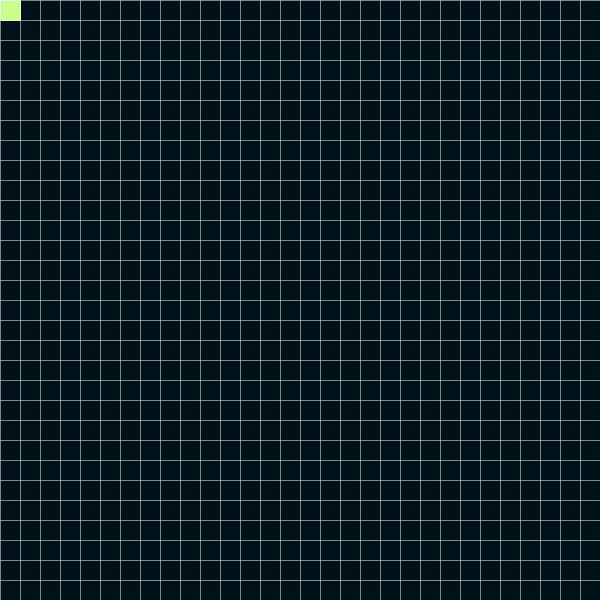
Frame 1 (no input)
Frame 60 (the mouse pressed at the canvas centre just before this capture): identical to frame 1, image omitted
Frame 120 (the mouse held since frame 60 and released just before this capture): identical to frame 1, image omitted

The Processing sketch that drew this single still picture (run headless with seeded random() and noise(); from frame 60 on, the mouse is pressed at the canvas centre):

// Processing sketch: AStarPathfinding
// ── AStarPathfinding.pde
/*
    Evan Williams - TUD Game Design Year 3 03/10/2021
    
    An example of A* pathfinding done inside of processing
*/

//States of the app
enum States{
   Planning,
   Running,
   End
}
States currentState;

enum PlanningStates{
   StartCell,
   DestCell,
   BlockedCell,
   Nothing
}
PlanningStates currentPlanningState;

Cell mouseCell = new Cell(0, 0);


boolean trackMouse = false;

//Grid variables
int cellWidth = 20;
int cellHeight = 20;

//Lists to store cell data
ArrayList<Cell> openList = new ArrayList<Cell>();
ArrayList<Cell> closedList = new ArrayList<Cell>();
ArrayList<Cell> finalPath = new ArrayList<Cell>();
ArrayList<Cell> blockedCells = new ArrayList<Cell>();

//Start and destination cells
Cell startCell = new Cell(0, 0);
Cell destCell = new Cell(0,0);

//If we have found the end of the game
boolean endFound = false;

//Used in the AStar method to track the current cell we are evaluating
Cell current;

//Colors for the cells
color backgroundColor = color(0, 18, 25); //Blackish
color startCellColor = color(255, 137, 202); //Pink
color destCellColor = color(202, 255, 137); //Green
color blockedCellColor = color(10, 147, 150); //Teal
color finalPathColor = color(155, 34, 38); //Red
color openListColor = color(155, 255, 10); //Lime
color closedListColor = color(233, 216, 166); //Cream

void setup(){
  size(600, 600);
    
  //Add our start cell as the base cell in the openList
  openList.add(startCell);
  
  currentState = States.Planning;
  currentPlanningState = PlanningStates.StartCell;
}

void draw(){
  clear(); //Clear the screen every frame
  background(backgroundColor); //Set background colour
  
  DrawGrid(); 
  DrawCells();
  
  
  if(currentState == States.Planning){
    mouseCell = MouseCell();
    
     if(currentPlanningState == PlanningStates.BlockedCell && trackMouse){
       boolean addCell = true;
        for(int i = 0; i < blockedCells.size(); i++){
           Cell blocked = blockedCells.get(i);
           if(blocked.row == mouseCell.row && blocked.col == mouseCell.col){
             addCell = false;
           }
        }
        if(addCell){
           blockedCells.add(new Cell(mouseCell.col, mouseCell.row)); 
        }
     }
    
  }else if(currentState == States.Running){
     AStar();
     
    fill(255);
    rect(current.col * cellWidth, current.row * cellHeight, cellWidth, cellHeight);
  }else{
    for(int i = 0; i < finalPath.size(); i++){
    Cell temp = finalPath.get(i);
    fill(finalPathColor);
    rect(temp.col * cellWidth, temp.row * cellHeight, cellWidth, cellHeight);
    }
  }
  
}

void keyReleased(){
  if(keyCode == ENTER){
    if(currentState == States.Planning){
      if(currentPlanningState == PlanningStates.StartCell){
        currentPlanningState = PlanningStates.DestCell;
      }else if(currentPlanningState == PlanningStates.DestCell){
        currentPlanningState = PlanningStates.BlockedCell;
      }else if(currentPlanningState == PlanningStates.BlockedCell){
        currentPlanningState = PlanningStates.StartCell;
        currentState = States.Running;
      }  
  }
  }
}

void mouseReleased(){
  if(currentState == States.Planning){
    if(currentPlanningState == PlanningStates.StartCell){
      startCell.col = mouseCell.col;
      startCell.row = mouseCell.row;
    }else if(currentPlanningState == PlanningStates.DestCell){
      destCell.col = mouseCell.col;
      destCell.row = mouseCell.row;
    }else if(currentPlanningState == PlanningStates.BlockedCell){
      trackMouse = false;
    }
  }
}

void mousePressed(){
  print("MOUSE");
   if(currentState == States.Planning){
      if(currentPlanningState == PlanningStates.BlockedCell){
        trackMouse = true;
        
      }
   }
}

void AStar(){
  current = openList.get(0);
  //Set current to be the cell with the lowest F value
    for(int i = 0; i < openList.size(); i++){
        if(openList.get(i).f < current.f){
           current = openList.get(i); 
        }
    }
    
    openList.remove(current);
    closedList.add(current);
    
    //Check if we have reached our destination
    if(IsDestination(current.col, current.row)){
        endFound = true;
        destCell.parentCell = current;
        print("\n END FOUND!");
        RetracePath();
        currentState = States.End;
    }
    
    //Process our neighboring cells
    ArrayList<Cell> neighbours = NeighbouringCells(current);
    for(int i = 0; i < neighbours.size(); i++){
      if(!ValidCell(neighbours.get(i)) || closedList.contains(neighbours.get(i)) || BlockedCell(neighbours.get(i))){
          //print("\n Invalid cell: " + neighbours.get(i).col + " " + neighbours.get(i).row);
          continue;
      }
      
      int newCost = abs(current.g + GetDistance(current, neighbours.get(i)));
      if(newCost < neighbours.get(i).g || !openList.contains(neighbours.get(i))){
        neighbours.get(i).g = newCost;
        neighbours.get(i).h = GetDistance(neighbours.get(i), destCell);
        neighbours.get(i).parentCell = current;
        neighbours.get(i).f = neighbours.get(i).g + neighbours.get(i).h;
        
        if(!openList.contains(neighbours.get(i))){
            openList.add(neighbours.get(i));
        }
      }
    }
    
}

Cell MouseCell(){
    int mouseCol = mouseX/cellWidth;
    int mouseRow = mouseY/cellHeight;
        
    return new Cell(mouseCol, mouseRow);
}

ArrayList<Cell> NeighbouringCells (Cell currentCell){
  ArrayList<Cell> toReturn = new ArrayList<Cell>();
  Cell neighbour0 = new Cell(currentCell.col - 1, currentCell.row - 1);
  toReturn.add(neighbour0);
  
  Cell neighbour1 = new Cell(currentCell.col, currentCell.row - 1);
  toReturn.add(neighbour1);
  
  Cell neighbour2 = new Cell(currentCell.col + 1, currentCell.row - 1);
  toReturn.add(neighbour2);
  
  Cell neighbour3 = new Cell(currentCell.col + 1, currentCell.row);
  toReturn.add(neighbour3);
  
  Cell neighbour4 = new Cell(currentCell.col + 1, currentCell.row + 1);
  toReturn.add(neighbour4);
  
  Cell neighbour5 = new Cell(currentCell.col, currentCell.row + 1);
  toReturn.add(neighbour5);
  
  Cell neighbour6 = new Cell(currentCell.col - 1, currentCell.row + 1);
  toReturn.add(neighbour6);
  
  Cell neighbour7 = new Cell(currentCell.col - 1, currentCell.row);
  toReturn.add(neighbour7);
  
  for(int i = 0; i < toReturn.size(); i++){
      toReturn.get(i).parentCell = currentCell;
  }
  
  return toReturn;
}

boolean IsDestination(int col, int row){
   if(col == destCell.col && row == destCell.row){
      return true; 
   }else{
     return false;
   }
}

int GetDistance(Cell cellA, Cell cellB){
  int xDist = cellB.col - cellA.col;
  int yDist = cellB.row - cellA.row;
  return abs(xDist + yDist);
}

boolean BlockedCell(Cell toCheck){
  boolean trueStatement = false;
   for(int i = 0; i < blockedCells.size(); i++){
       if(toCheck.row == blockedCells.get(i).row && toCheck.col == blockedCells.get(i).col){
           trueStatement = true;
       }
   }
   return trueStatement;
}

boolean ValidCell(Cell toCheck){
  if(((toCheck.col >= 0 && toCheck.col < width/cellWidth) && (toCheck.row >= 0 && toCheck.row < height/cellHeight)) || !toCheck.invalid){
    return true;
  }else{
     return false; 
  }
}

int CalculateG(Cell currentCell){
  int gCost = 0;
  while(currentCell.parentCell != null){
    gCost ++;
    currentCell = currentCell.parentCell;
  }
  print("G: " + gCost);
  return gCost;
}


int CalculateH(Cell currentCell){
  int hCost = 0;
  hCost = GetDistance(currentCell, destCell);
  return hCost;
}

void RetracePath(){
    Cell current = destCell;
    
    while(current != startCell){
      print(current.col + " " + current.row);
       finalPath.add(current);
       current = current.parentCell;
    }
   
}

void DrawGrid(){
  float rowCount = height/cellHeight;
  for(int i = 0; i < rowCount; i++){
      strokeWeight(0.5);
      stroke(255);
      line(0, i * cellHeight, width, i * cellHeight);
  }
  
  float columnCount = width/cellWidth;
  for(int i = 0; i < columnCount; i++){
      strokeWeight(0.5);
      stroke(255);
      line(i * cellWidth, 0, i * cellWidth, height);
  }
}

void DrawCells(){  
  for(int i = 0; i < openList.size(); i++){
    Cell temp = openList.get(i);
    fill(openListColor);
    rect(temp.col * cellWidth, temp.row * cellHeight, cellWidth, cellHeight);
  }
  
   for(int i = 0; i < closedList.size(); i++){
    Cell temp = closedList.get(i);
    fill(closedListColor);
    rect(temp.col * cellWidth, temp.row * cellHeight, cellWidth, cellHeight);
  }
  
  for(int i = 0; i < blockedCells.size(); i++){
    Cell temp = blockedCells.get(i);
    fill(blockedCellColor);
    rect(temp.col * cellWidth, temp.row * cellHeight, cellWidth, cellHeight);
  }
  
  
  //Draw in the start and dest cells
  fill(startCellColor);
  rect(startCell.col * cellWidth, startCell.row * cellHeight, cellWidth, cellHeight);
  fill(destCellColor);
  rect(destCell.col * cellWidth, destCell.row * cellHeight, cellWidth, cellHeight);
}

// ── Cell.pde
class Cell{
  int row, col;
  
  int parentCol = 0;
  int parentRow = 0;
  
  Cell parentCell;
  
   int f = 0;
   int g = 0;
   int h = 0;
  
  boolean invalid = false;
  
   Cell(int tCol, int tRow, int pCol, int pRow, int fVal, int gVal, int hVal){
     row = tRow;
     col = tCol;
     parentCol = pCol;
     parentRow = pRow;
     f = fVal;
     g = gVal;
     h = hVal;
   }
   
   Cell(int tCol, int tRow, int pCol, int pRow){
     row = tRow;
     col = tCol;
     parentCol = pCol;
     parentRow = pRow;
   }
   
   Cell(int tCol, int tRow){
     row = tRow;
     col = tCol;
   }
}
